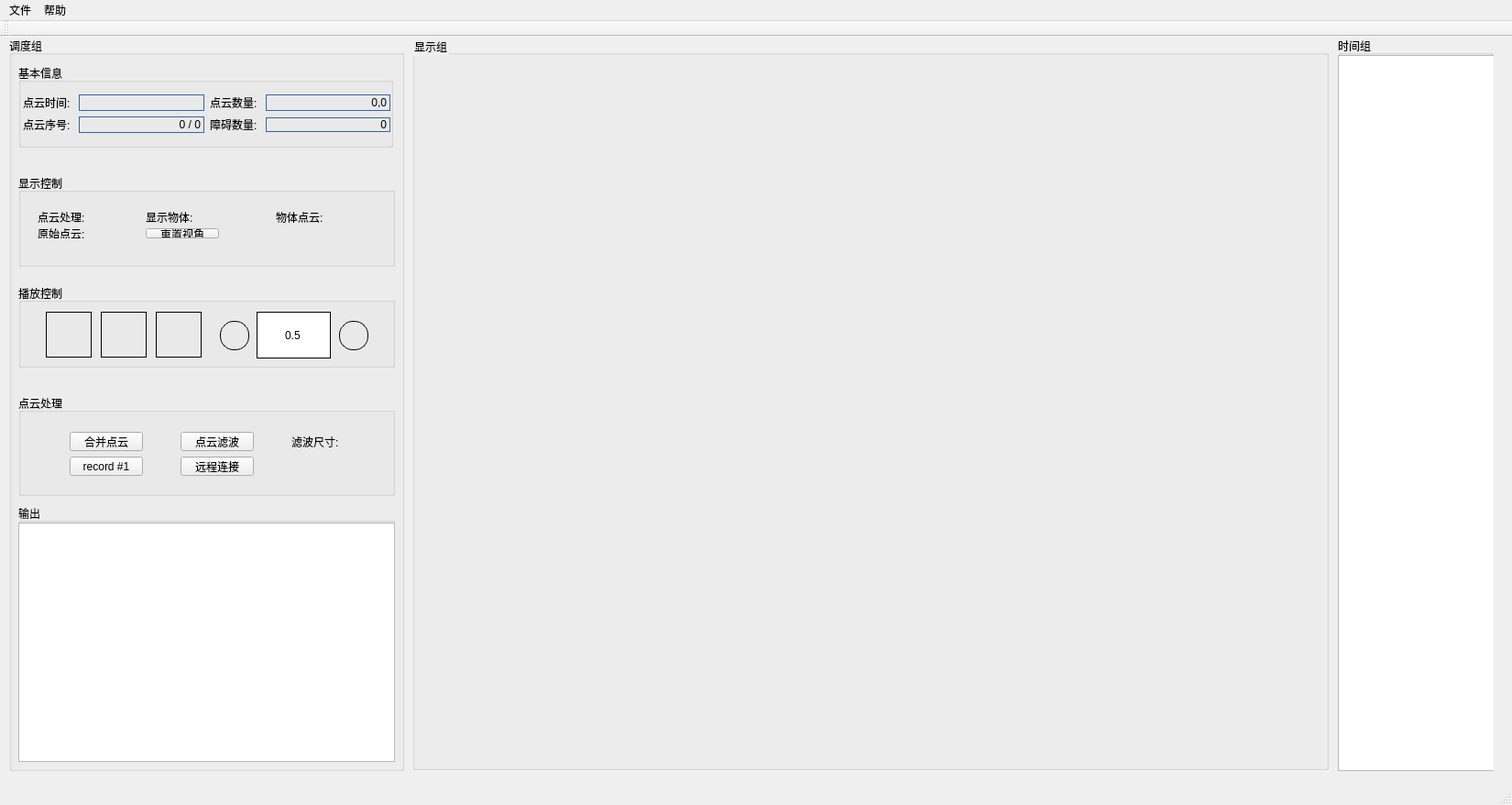
<?xml version="1.0" encoding="UTF-8"?>
<ui version="4.0">
 <class>MainWindow</class>
 <widget class="QMainWindow" name="MainWindow">
  <property name="windowModality">
   <enum>Qt::WindowModal</enum>
  </property>
  <property name="geometry">
   <rect>
    <x>0</x>
    <y>0</y>
    <width>1650</width>
    <height>878</height>
   </rect>
  </property>
  <property name="sizePolicy">
   <sizepolicy hsizetype="Expanding" vsizetype="Expanding">
    <horstretch>0</horstretch>
    <verstretch>0</verstretch>
   </sizepolicy>
  </property>
  <property name="windowTitle">
   <string>点云分析</string>
  </property>
  <widget class="QWidget" name="centralWidget">
   <widget class="QGroupBox" name="pcdGroup">
    <property name="geometry">
     <rect>
      <x>450</x>
      <y>0</y>
      <width>1000</width>
      <height>800</height>
     </rect>
    </property>
    <property name="styleSheet">
     <string notr="true">background-color:transparent;</string>
    </property>
    <property name="title">
     <string>显示组</string>
    </property>
   </widget>
   <widget class="QGroupBox" name="fileGroup">
    <property name="geometry">
     <rect>
      <x>1460</x>
      <y>0</y>
      <width>170</width>
      <height>801</height>
     </rect>
    </property>
    <property name="title">
     <string>时间组</string>
    </property>
    <widget class="QListWidget" name="fileList">
     <property name="geometry">
      <rect>
       <x>0</x>
       <y>20</y>
       <width>171</width>
       <height>781</height>
      </rect>
     </property>
     <property name="autoFillBackground">
      <bool>false</bool>
     </property>
     <property name="selectionMode">
      <enum>QAbstractItemView::ExtendedSelection</enum>
     </property>
    </widget>
   </widget>
   <widget class="QGroupBox" name="groupBox_2">
    <property name="geometry">
     <rect>
      <x>10</x>
      <y>0</y>
      <width>431</width>
      <height>801</height>
     </rect>
    </property>
    <property name="title">
     <string>调度组</string>
    </property>
    <widget class="QGroupBox" name="stateGroup">
     <property name="geometry">
      <rect>
       <x>10</x>
       <y>30</y>
       <width>409</width>
       <height>91</height>
      </rect>
     </property>
     <property name="title">
      <string>基本信息</string>
     </property>
     <widget class="QWidget" name="gridLayoutWidget">
      <property name="geometry">
       <rect>
        <x>0</x>
        <y>30</y>
        <width>411</width>
        <height>56</height>
       </rect>
      </property>
      <layout class="QGridLayout" name="stateLay">
       <property name="sizeConstraint">
        <enum>QLayout::SetDefaultConstraint</enum>
       </property>
       <property name="leftMargin">
        <number>5</number>
       </property>
       <property name="topMargin">
        <number>3</number>
       </property>
       <property name="rightMargin">
        <number>5</number>
       </property>
       <item row="0" column="3">
        <widget class="QLabel" name="cloudSize2">
         <property name="sizePolicy">
          <sizepolicy hsizetype="Preferred" vsizetype="Preferred">
           <horstretch>0</horstretch>
           <verstretch>0</verstretch>
          </sizepolicy>
         </property>
         <property name="styleSheet">
          <string notr="true">border: 1px solid;
border-color: rgb(52, 101, 164);</string>
         </property>
         <property name="text">
          <string>0,0</string>
         </property>
         <property name="alignment">
          <set>Qt::AlignRight|Qt::AlignTrailing|Qt::AlignVCenter</set>
         </property>
        </widget>
       </item>
       <item row="0" column="1">
        <widget class="QLabel" name="time2">
         <property name="styleSheet">
          <string notr="true">border: 1px solid;
border-color: rgb(52, 101, 164);</string>
         </property>
         <property name="text">
          <string/>
         </property>
        </widget>
       </item>
       <item row="0" column="0">
        <widget class="QLabel" name="time1">
         <property name="sizePolicy">
          <sizepolicy hsizetype="Fixed" vsizetype="Preferred">
           <horstretch>0</horstretch>
           <verstretch>0</verstretch>
          </sizepolicy>
         </property>
         <property name="text">
          <string>点云时间: </string>
         </property>
        </widget>
       </item>
       <item row="1" column="1">
        <widget class="QLabel" name="indexpcd2">
         <property name="sizePolicy">
          <sizepolicy hsizetype="Preferred" vsizetype="Preferred">
           <horstretch>0</horstretch>
           <verstretch>0</verstretch>
          </sizepolicy>
         </property>
         <property name="styleSheet">
          <string notr="true">border: 1px solid;
border-color: rgb(52, 101, 164);</string>
         </property>
         <property name="text">
          <string>0 / 0</string>
         </property>
         <property name="alignment">
          <set>Qt::AlignRight|Qt::AlignTrailing|Qt::AlignVCenter</set>
         </property>
        </widget>
       </item>
       <item row="1" column="2">
        <widget class="QLabel" name="obsnum1">
         <property name="text">
          <string>障碍数量: </string>
         </property>
        </widget>
       </item>
       <item row="1" column="3">
        <widget class="QLabel" name="obsnum2">
         <property name="sizePolicy">
          <sizepolicy hsizetype="Preferred" vsizetype="Fixed">
           <horstretch>0</horstretch>
           <verstretch>0</verstretch>
          </sizepolicy>
         </property>
         <property name="styleSheet">
          <string notr="true">border: 1px solid;
border-color: rgb(52, 101, 164);</string>
         </property>
         <property name="text">
          <string>0</string>
         </property>
         <property name="alignment">
          <set>Qt::AlignRight|Qt::AlignTrailing|Qt::AlignVCenter</set>
         </property>
        </widget>
       </item>
       <item row="0" column="2">
        <widget class="QLabel" name="cloudSize1">
         <property name="sizePolicy">
          <sizepolicy hsizetype="Fixed" vsizetype="Preferred">
           <horstretch>0</horstretch>
           <verstretch>0</verstretch>
          </sizepolicy>
         </property>
         <property name="text">
          <string>点云数量: </string>
         </property>
        </widget>
       </item>
       <item row="1" column="0">
        <widget class="QLabel" name="indexpcd1">
         <property name="sizePolicy">
          <sizepolicy hsizetype="Fixed" vsizetype="Preferred">
           <horstretch>0</horstretch>
           <verstretch>0</verstretch>
          </sizepolicy>
         </property>
         <property name="text">
          <string>点云序号: </string>
         </property>
        </widget>
       </item>
      </layout>
     </widget>
    </widget>
    <widget class="QGroupBox" name="groupBox">
     <property name="geometry">
      <rect>
       <x>10</x>
       <y>150</y>
       <width>411</width>
       <height>101</height>
      </rect>
     </property>
     <property name="title">
      <string>显示控制</string>
     </property>
     <widget class="QWidget" name="gridLayoutWidget_3">
      <property name="geometry">
       <rect>
        <x>10</x>
        <y>30</y>
        <width>391</width>
        <height>51</height>
       </rect>
      </property>
      <layout class="QGridLayout" name="gridLayout">
       <item row="0" column="2">
        <widget class="QLabel" name="displayObs1">
         <property name="sizePolicy">
          <sizepolicy hsizetype="Fixed" vsizetype="Preferred">
           <horstretch>0</horstretch>
           <verstretch>0</verstretch>
          </sizepolicy>
         </property>
         <property name="text">
          <string>显示物体:</string>
         </property>
        </widget>
       </item>
       <item row="0" column="1">
        <widget class="SwitcherDual" name="switcherDual"/>
       </item>
       <item row="0" column="0">
        <widget class="QLabel" name="operate1">
         <property name="sizePolicy">
          <sizepolicy hsizetype="Fixed" vsizetype="Preferred">
           <horstretch>0</horstretch>
           <verstretch>0</verstretch>
          </sizepolicy>
         </property>
         <property name="text">
          <string>点云处理: </string>
         </property>
        </widget>
       </item>
       <item row="0" column="3">
        <widget class="SwitcherDual" name="displayObs2">
         <property name="toolTip">
          <string>选择是否显示障碍物包围框</string>
         </property>
        </widget>
       </item>
       <item row="0" column="4">
        <widget class="QLabel" name="displayObsCloud1">
         <property name="sizePolicy">
          <sizepolicy hsizetype="Fixed" vsizetype="Preferred">
           <horstretch>0</horstretch>
           <verstretch>0</verstretch>
          </sizepolicy>
         </property>
         <property name="text">
          <string>物体点云:</string>
         </property>
        </widget>
       </item>
       <item row="0" column="5">
        <widget class="SwitcherDual" name="displayObsCloud2">
         <property name="toolTip">
          <string>选择是否显示障碍物点云</string>
         </property>
        </widget>
       </item>
       <item row="1" column="0">
        <widget class="QLabel" name="displayOriCloud1">
         <property name="sizePolicy">
          <sizepolicy hsizetype="Fixed" vsizetype="Preferred">
           <horstretch>0</horstretch>
           <verstretch>0</verstretch>
          </sizepolicy>
         </property>
         <property name="text">
          <string>原始点云:</string>
         </property>
        </widget>
       </item>
       <item row="1" column="1">
        <widget class="SwitcherDual" name="displayOriCloud2">
         <property name="toolTip">
          <string>选择是否显示原始点云</string>
         </property>
        </widget>
       </item>
       <item row="1" column="2">
        <widget class="QPushButton" name="viewport">
         <property name="text">
          <string>重置视角</string>
         </property>
        </widget>
       </item>
      </layout>
     </widget>
    </widget>
    <widget class="QGroupBox" name="playGroup">
     <property name="geometry">
      <rect>
       <x>10</x>
       <y>270</y>
       <width>411</width>
       <height>91</height>
      </rect>
     </property>
     <property name="title">
      <string>播放控制</string>
     </property>
     <widget class="QPushButton" name="lastOne">
      <property name="geometry">
       <rect>
        <x>30</x>
        <y>30</y>
        <width>50</width>
        <height>50</height>
       </rect>
      </property>
      <property name="styleSheet">
       <string notr="true">border: 1px solid;</string>
      </property>
      <property name="text">
       <string/>
      </property>
      <property name="icon">
       <iconset>
        <normaloff>source/last.png</normaloff>source/last.png</iconset>
      </property>
      <property name="iconSize">
       <size>
        <width>40</width>
        <height>40</height>
       </size>
      </property>
     </widget>
     <widget class="QPushButton" name="playOne">
      <property name="geometry">
       <rect>
        <x>90</x>
        <y>30</y>
        <width>50</width>
        <height>50</height>
       </rect>
      </property>
      <property name="styleSheet">
       <string notr="true">border: 1px solid;</string>
      </property>
      <property name="text">
       <string/>
      </property>
      <property name="icon">
       <iconset>
        <normaloff>source/pause.png</normaloff>source/pause.png</iconset>
      </property>
      <property name="iconSize">
       <size>
        <width>40</width>
        <height>40</height>
       </size>
      </property>
     </widget>
     <widget class="QPushButton" name="nextOne">
      <property name="geometry">
       <rect>
        <x>150</x>
        <y>30</y>
        <width>50</width>
        <height>50</height>
       </rect>
      </property>
      <property name="styleSheet">
       <string notr="true">border: 1px solid;</string>
      </property>
      <property name="text">
       <string/>
      </property>
      <property name="icon">
       <iconset>
        <normaloff>source/next.png</normaloff>source/next.png</iconset>
      </property>
      <property name="iconSize">
       <size>
        <width>40</width>
        <height>40</height>
       </size>
      </property>
     </widget>
     <widget class="QPushButton" name="minusBut">
      <property name="geometry">
       <rect>
        <x>220</x>
        <y>40</y>
        <width>32</width>
        <height>32</height>
       </rect>
      </property>
      <property name="styleSheet">
       <string notr="true">min-width: 30px; min-height: 30px; max-width: 30px; max-height: 30px; border-radius: 15px;border: 1px solid;</string>
      </property>
      <property name="text">
       <string/>
      </property>
      <property name="icon">
       <iconset>
        <normaloff>source/minus.png</normaloff>source/minus.png</iconset>
      </property>
      <property name="iconSize">
       <size>
        <width>32</width>
        <height>32</height>
       </size>
      </property>
     </widget>
     <widget class="QPushButton" name="addBut">
      <property name="geometry">
       <rect>
        <x>350</x>
        <y>40</y>
        <width>32</width>
        <height>32</height>
       </rect>
      </property>
      <property name="styleSheet">
       <string notr="true">min-width: 30px; min-height: 30px; max-width: 30px; max-height: 30px; border-radius: 15px;border: 1px solid;</string>
      </property>
      <property name="text">
       <string/>
      </property>
      <property name="icon">
       <iconset>
        <normaloff>source/add.jpeg</normaloff>source/add.jpeg</iconset>
      </property>
      <property name="iconSize">
       <size>
        <width>18</width>
        <height>18</height>
       </size>
      </property>
     </widget>
     <widget class="QLineEdit" name="gap">
      <property name="geometry">
       <rect>
        <x>260</x>
        <y>30</y>
        <width>81</width>
        <height>51</height>
       </rect>
      </property>
      <property name="styleSheet">
       <string notr="true">border: 1px solid;</string>
      </property>
      <property name="text">
       <string>0.5</string>
      </property>
      <property name="alignment">
       <set>Qt::AlignCenter</set>
      </property>
     </widget>
    </widget>
    <widget class="QGroupBox" name="processGroup">
     <property name="geometry">
      <rect>
       <x>10</x>
       <y>390</y>
       <width>411</width>
       <height>111</height>
      </rect>
     </property>
     <property name="title">
      <string>点云处理</string>
     </property>
     <widget class="QWidget" name="gridLayoutWidget_2">
      <property name="geometry">
       <rect>
        <x>10</x>
        <y>30</y>
        <width>391</width>
        <height>70</height>
       </rect>
      </property>
      <layout class="QGridLayout" name="processLay">
       <property name="spacing">
        <number>6</number>
       </property>
       <item row="0" column="1">
        <widget class="QPushButton" name="filterpcd">
         <property name="sizePolicy">
          <sizepolicy hsizetype="Fixed" vsizetype="Fixed">
           <horstretch>0</horstretch>
           <verstretch>0</verstretch>
          </sizepolicy>
         </property>
         <property name="text">
          <string>点云滤波</string>
         </property>
        </widget>
       </item>
       <item row="0" column="0">
        <widget class="QPushButton" name="mergepcd">
         <property name="sizePolicy">
          <sizepolicy hsizetype="Fixed" vsizetype="Fixed">
           <horstretch>0</horstretch>
           <verstretch>0</verstretch>
          </sizepolicy>
         </property>
         <property name="text">
          <string>合并点云</string>
         </property>
        </widget>
       </item>
       <item row="1" column="0">
        <widget class="QPushButton" name="pushButton_3">
         <property name="text">
          <string>record #1</string>
         </property>
        </widget>
       </item>
       <item row="1" column="1">
        <widget class="QPushButton" name="parseData">
         <property name="text">
          <string>远程连接</string>
         </property>
        </widget>
       </item>
       <item row="0" column="2">
        <widget class="QLabel" name="filterSize1">
         <property name="sizePolicy">
          <sizepolicy hsizetype="Fixed" vsizetype="Preferred">
           <horstretch>0</horstretch>
           <verstretch>0</verstretch>
          </sizepolicy>
         </property>
         <property name="text">
          <string>滤波尺寸: </string>
         </property>
        </widget>
       </item>
      </layout>
     </widget>
    </widget>
    <widget class="QGroupBox" name="outoutGroup">
     <property name="geometry">
      <rect>
       <x>10</x>
       <y>510</y>
       <width>411</width>
       <height>281</height>
      </rect>
     </property>
     <property name="title">
      <string>输出</string>
     </property>
     <widget class="QTextEdit" name="output">
      <property name="geometry">
       <rect>
        <x>0</x>
        <y>20</y>
        <width>411</width>
        <height>261</height>
       </rect>
      </property>
     </widget>
    </widget>
   </widget>
  </widget>
  <widget class="QMenuBar" name="menuBar">
   <property name="geometry">
    <rect>
     <x>0</x>
     <y>0</y>
     <width>1650</width>
     <height>28</height>
    </rect>
   </property>
   <widget class="QMenu" name="menu">
    <property name="title">
     <string>文件</string>
    </property>
    <addaction name="selectpath"/>
    <addaction name="savepcd"/>
    <addaction name="separator"/>
    <addaction name="action"/>
   </widget>
   <widget class="QMenu" name="help">
    <property name="title">
     <string>帮助</string>
    </property>
    <addaction name="about"/>
   </widget>
   <addaction name="menu"/>
   <addaction name="help"/>
  </widget>
  <widget class="QToolBar" name="mainToolBar">
   <attribute name="toolBarArea">
    <enum>TopToolBarArea</enum>
   </attribute>
   <attribute name="toolBarBreak">
    <bool>false</bool>
   </attribute>
  </widget>
  <widget class="QStatusBar" name="statusBar"/>
  <action name="selectpath">
   <property name="text">
    <string>选择文件夹</string>
   </property>
   <property name="iconText">
    <string>选文件夹</string>
   </property>
  </action>
  <action name="savepcd">
   <property name="text">
    <string>保存点云</string>
   </property>
  </action>
  <action name="action">
   <property name="text">
    <string>远程数据获取</string>
   </property>
  </action>
  <action name="about">
   <property name="text">
    <string>关于</string>
   </property>
  </action>
 </widget>
 <layoutdefault spacing="6" margin="11"/>
 <customwidgets>
  <customwidget>
   <class>SwitcherDual</class>
   <extends>QWidget</extends>
   <header>SwitcherDual.h</header>
  </customwidget>
 </customwidgets>
 <resources/>
 <connections/>
</ui>
